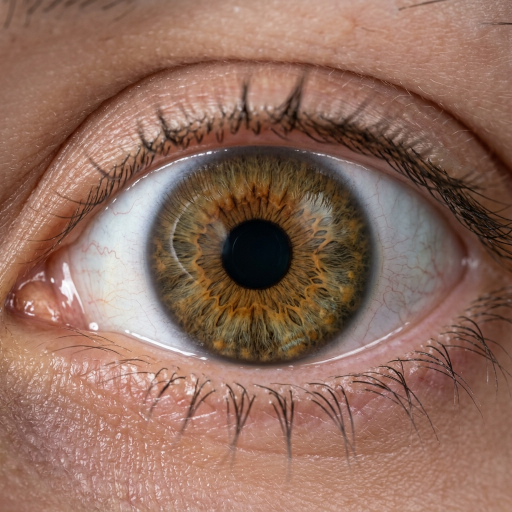
#> input picture images/academic_iris.png, 1024 x 1024 px (shown at 1/2 size)
$ python -i core.py   (imports and definitions only)   (older library calls are emulated)
#> lines starting #> are read from the running program, lines starting #| are printed output that depends on the picture; after the words box and inside, x2 and y2 are one past the last pixel; in counts of white or black regions, pixels touching at a corner belong together
import cv2
import numpy as np

# [13 lines left out: function read_image, not called in this run]

def localize_iris(image):
    """Localize pupil and iris using dynamic scaling and radial gradients."""
    blurred = cv2.GaussianBlur(image, (9, 9), 0)
    h, w = image.shape
    min_dim = min(h, w)

    # 1. Dynamic Pupil Detection
    thresh_val = np.percentile(blurred, 2)
    _, thresh = cv2.threshold(blurred, thresh_val + 10, 255, cv2.THRESH_BINARY_INV)

    kernel = np.ones((5,5), np.uint8)
    thresh = cv2.morphologyEx(thresh, cv2.MORPH_OPEN, kernel)
    thresh = cv2.morphologyEx(thresh, cv2.MORPH_CLOSE, kernel)

    contours, _ = cv2.findContours(thresh, cv2.RETR_EXTERNAL, cv2.CHAIN_APPROX_SIMPLE)
    valid_contours = [c for c in contours if cv2.contourArea(c) > min_dim]
    if not valid_contours:
        valid_contours = contours

    if not valid_contours:
        raise ValueError("Pupil not found in the image.")

    best_contour = max(valid_contours, key=cv2.contourArea)
    (px, py), pr = cv2.minEnclosingCircle(best_contour)
    px, py, pr = int(px), int(py), int(pr)

    # 2. Dynamic Iris Detection using Radial Gradient
    sobelx = cv2.Sobel(blurred, cv2.CV_64F, 1, 0, ksize=5)
    sobely = cv2.Sobel(blurred, cv2.CV_64F, 0, 1, ksize=5)

    max_grad = -1
    best_r = pr

    r_min = pr + int(min_dim * 0.05)
    r_max = int(min_dim * 0.45)

    theta = np.linspace(0, 2 * np.pi, 360)
    cos_t = np.cos(theta)
    sin_t = np.sin(theta)

    for r in range(r_min, r_max, 2):
        x_pts = np.clip(np.int32(px + r * cos_t), 0, w - 1)
        y_pts = np.clip(np.int32(py + r * sin_t), 0, h - 1)

        grad_sum = 0
        valid_pts = 0
        for i in range(360):
            # Focus on left and right regions, ignore eyelids
            angle = theta[i]
            if (angle < np.pi/4 or angle > 7*np.pi/4) or (angle > 3*np.pi/4 and angle < 5*np.pi/4):
                gx = sobelx[y_pts[i], x_pts[i]]
                gy = sobely[y_pts[i], x_pts[i]]
                radial_grad = gx * cos_t[i] + gy * sin_t[i]
                grad_sum += radial_grad
                valid_pts += 1

        avg_grad = grad_sum / valid_pts if valid_pts > 0 else 0
        if avg_grad > max_grad:
            max_grad = avg_grad
            best_r = r

    pupil_circle = (px, py, pr)
    iris_circle = (px, py, best_r)

    return pupil_circle, iris_circle

# [85 lines left out: functions normalize_iris, extract_features, calculate_hamming_distance, not called in this run]

>>> import cv2
>>> picture = cv2.imread('../images/academic_iris.png', cv2.IMREAD_GRAYSCALE)
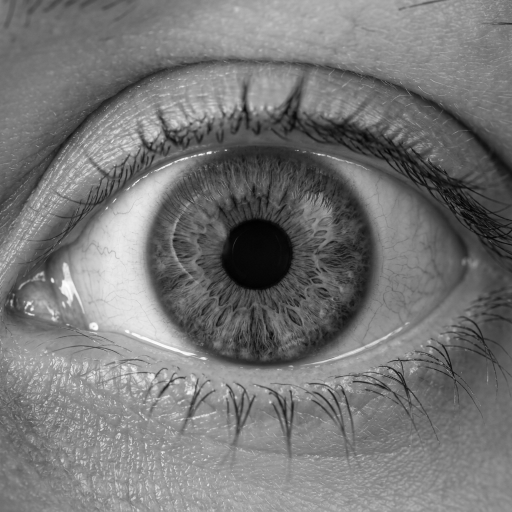
#> picture: shape (1024, 1024) (shown at 1/2 size); min 0, max 255, mean 118.3
>>> result = localize_iris(picture)
#> in localize_iris, `thresh_val = np.percentile(blurred, 2)`: thresh_val = 28
#> in localize_iris, `_, thresh = cv2.threshold(blurred, thresh_val + 10, 255, cv2.THRESH_BI..`:
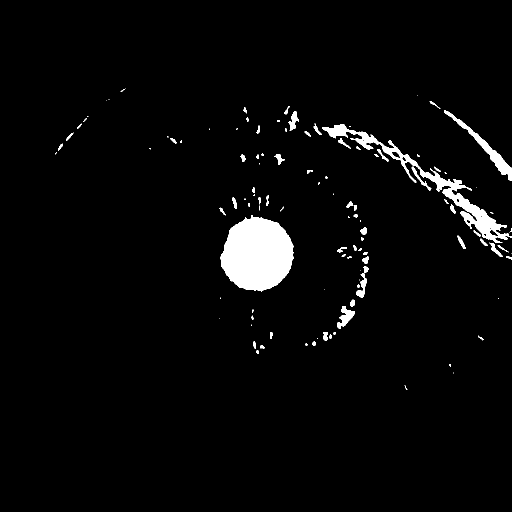
#> thresh: shape (1024, 1024) (shown at 1/2 size); 3.2% white; 111 white regions (44 under 20 px), largest, box (x1, y1, x2, y2) and area: (440, 430, 587, 583) 16514, (644, 249, 1024, 486) 8283, (888, 221, 1024, 362) 2289
#> in localize_iris, `thresh = cv2.morphologyEx(thresh, cv2.MORPH_OPEN, kernel)`:
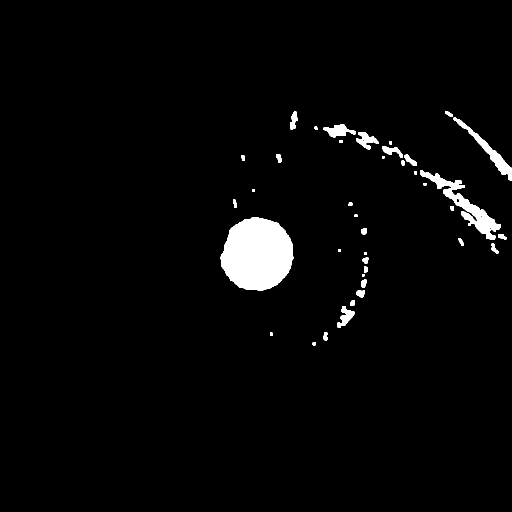
#> thresh: shape (1024, 1024) (shown at 1/2 size); 2.8% white; 40 white regions, largest, box (x1, y1, x2, y2) and area: (441, 435, 587, 582) 16465, (840, 341, 1002, 480) 4610, (907, 235, 1024, 362) 2136
#> in localize_iris, `thresh = cv2.morphologyEx(thresh, cv2.MORPH_CLOSE, kernel)`: thresh: shape (1024, 1024); 2.8% white; 35 white regions
#> in localize_iris, `contours, _ = cv2.findContours(thresh, cv2.RETR_EXTERNAL, cv2.CHAIN_AP..`: contours = 35 contours, 1 with area under 20; largest, box (x1, y1, x2, y2) and area: (441, 435, 587, 582) 16253, (840, 341, 1002, 480) 4570, (907, 235, 1024, 362) 1982, (647, 249, 757, 299) 1576, (765, 292, 834, 331) 687
#> in localize_iris, `valid_contours = [c for c in contours if cv2.contourArea(c) > min_dim]`: valid_contours = 4 contours; box (x1, y1, x2, y2) and area: (441, 435, 587, 582) 16253, (840, 341, 1002, 480) 4570, (907, 235, 1024, 362) 1982, (647, 249, 757, 299) 1576
#> in localize_iris, `best_contour = max(valid_contours, key=cv2.contourArea)`: best_contour = contour of 186 points, box (x1, y1, x2, y2) (441, 435, 587, 582), area 16253
#> in localize_iris, `(px, py), pr = cv2.minEnclosingCircle(best_contour)`: px = 513.8; py = 508; pr = 75.04
#> in localize_iris, `px, py, pr = int(px), int(py), int(pr)`: px = 513; pr = 75
#> in localize_iris, `sobelx = cv2.Sobel(blurred, cv2.CV_64F, 1, 0, ksize=5)`:
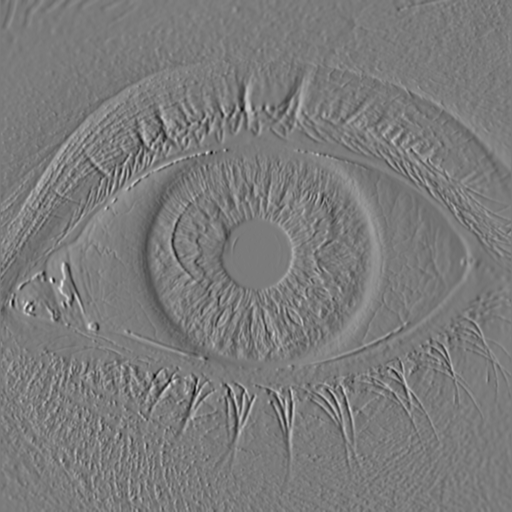
#> sobelx: shape (1024, 1024) float64 (shown at 1/2 size); min -2850, max 3046, mean -2.6; drawn with min black and max white
#> in localize_iris, `sobely = cv2.Sobel(blurred, cv2.CV_64F, 0, 1, ksize=5)`:
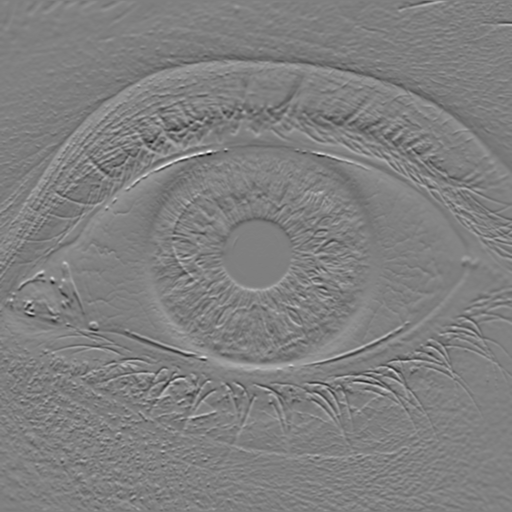
#> sobely: shape (1024, 1024) float64 (shown at 1/2 size); min -3333, max 3321, mean 2; drawn with min black and max white
#> in localize_iris, `r_min = pr + int(min_dim * 0.05)`: r_min = 126
#> after the loop in localize_iris, `for r in range(r_min, r_max, 2):`: best_r = 234; max_grad = 490.5
#> in localize_iris, `pupil_circle = (px, py, pr)`: pupil_circle = (513, 508, 75)
#> in localize_iris, `iris_circle = (px, py, best_r)`: iris_circle = (513, 508, 234)
#> result = ((513, 508, 75), (513, 508, 234))
